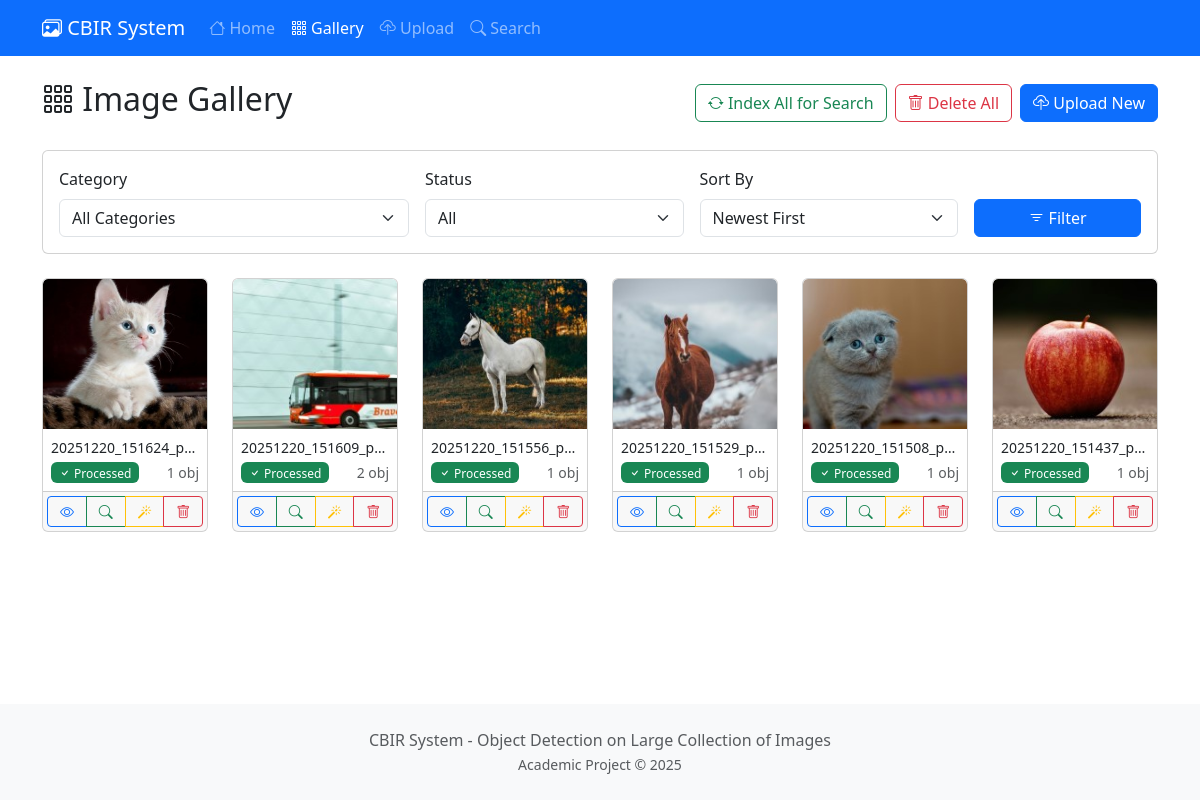
Page /gallery/ on the committed database.
### core/models.py (models this page shows, shortened)
class Image(models.Model):
    file = models.ImageField(upload_to=image_upload_path)
    filename = models.CharField(max_length=255)
    category = models.CharField(max_length=100, null=True, blank=True)
    uploaded_at = models.DateTimeField(auto_now_add=True)
    width = models.IntegerField(default=0)
    height = models.IntegerField(default=0)
    file_size = models.IntegerField(default=0)  # in bytes
    features_extracted = models.BooleanField(default=False)
    feature_vector = models.BinaryField(null=True, blank=True)  # Serialized numpy array
    class Meta:
        ordering = ['-uploaded_at']
    @property
    def image(self):
        return self.file
    @property
    def original_filename(self):
        return self.filename
    @property
    def is_processed(self):
        return self.detected_objects.exists()

### core/views.py (the view)
# urls.py: path('gallery/', views.GalleryView.as_view(), name='gallery'),
class GalleryView(ListView):
    model = Image
    template_name = 'core/gallery.html'
    context_object_name = 'images'
    paginate_by = 20
    def get_queryset(self):
        queryset = Image.objects.all()
        category = self.request.GET.get('category')
        if category:
            queryset = queryset.filter(category=category)
        search = self.request.GET.get('search')
        if search:
            queryset = queryset.filter(filename__icontains=search)
        return queryset
    def get_context_data(self, **kwargs):
        context = super().get_context_data(**kwargs)
        context['categories'] = [(cat, cat.replace('_', ' ').title()) for cat in settings.CATEGORY_LIST]
        context['current_category'] = self.request.GET.get('category', '')
        context['search_query'] = self.request.GET.get('search', '')
        return context

### templates/core/gallery.html (shortened to what this page needs)
{% extends 'core/base.html' %}
{% block content %}
<div class="d-flex justify-content-between align-items-center mb-4">
    <h2><i class="bi bi-grid-3x3-gap"></i> Image Gallery</h2>
    <div class="d-flex gap-2">
        {% if images %}
        <button type="button" class="btn btn-outline-success" onclick="indexAllImages()">
            <i class="bi bi-arrow-repeat"></i> Index All for Search
        </button>
        <button type="button" class="btn btn-outline-danger" onclick="deleteAllImages()">
            <i class="bi bi-trash"></i> Delete All
        </button>
        {% endif %}
        <a href="{% url 'core:upload' %}" class="btn btn-primary">
            <i class="bi bi-cloud-upload"></i> Upload New
        </a>
    </div>
</div>
<div class="card mb-4">
    <div class="card-body">
        <form method="get" class="row g-3">
            <div class="col-md-4">
                <label class="form-label">Category</label>
                <select name="category" class="form-select">
                    <option value="">All Categories</option>
                </select>
            </div>
            <div class="col-md-3">
                <label class="form-label">Status</label>
                <select name="processed" class="form-select">
                    <option value="">All</option>
                </select>
            </div>
            <div class="col-md-3">
                <label class="form-label">Sort By</label>
                <select name="sort" class="form-select">
                    <option value="-uploaded_at" {% if request.GET.sort == '-uploaded_at' %}selected{% endif %}>Newest First</option>
                </select>
            </div>
            <div class="col-md-2 d-flex align-items-end">
                <button type="submit" class="btn btn-primary w-100">
                    <i class="bi bi-filter"></i> Filter
                </button>
            </div>
        </form>
    </div>
</div>
{% if images %}
<div class="row" id="galleryGrid">
    {% for image in images %}
    <div class="col-lg-2 col-md-3 col-sm-4 col-6 mb-4">
        <div class="card h-100 image-card" data-image-id="{{ image.id }}">
            <a href="{% url 'core:image_detail' image.id %}">
                <img src="{{ image.image.url }}" class="card-img-top" alt="{{ image.original_filename }}">
            </a>
            <div class="card-body p-2">
                <p class="card-text small text-truncate mb-1" title="{{ image.original_filename }}">
                    {{ image.original_filename }}
                </p>
                <div class="d-flex justify-content-between align-items-center">
                    {% if image.is_processed %}
                    <span class="badge bg-success"><i class="bi bi-check"></i> Processed</span>
                    {% else %}
                    <span class="badge bg-secondary">Pending</span>
                    {% endif %}
                    <small class="text-muted">{{ image.detected_objects.count }} obj</small>
                </div>
            </div>
            <div class="card-footer p-1">
                <div class="btn-group btn-group-sm w-100">
                    <a href="{% url 'core:image_detail' image.id %}" class="btn btn-outline-primary" title="View">
                        <i class="bi bi-eye"></i>
                    </a>
                    <a href="{% url 'core:search_by_image' image.id %}" class="btn btn-outline-success" title="Find Similar">
                        <i class="bi bi-search"></i>
                    </a>
                    <a href="{% url 'core:transform' image.id %}" class="btn btn-outline-warning" title="Transform">
                        <i class="bi bi-magic"></i>
                    </a>
                    <button type="button" class="btn btn-outline-danger" title="Delete"
                            onclick="deleteImage({{ image.id }}, '{{ image.original_filename }}')">
                        <i class="bi bi-trash"></i>
                    </button>
                </div>
            </div>
        </div>
    </div>
    {% endfor %}
</div>
{% endif %}
{% endblock %}

### templates/core/base.html (shortened to what this page needs)
{% load static %}
<!DOCTYPE html>
<html lang="en">
<head>
    <link href="https://cdn.jsdelivr.net/npm/bootstrap@5.3.2/dist/css/bootstrap.min.css" rel="stylesheet">
    <link href="https://cdn.jsdelivr.net/npm/bootstrap-icons@1.11.1/font/bootstrap-icons.css" rel="stylesheet">
    <link href="{% static 'css/style.css' %}" rel="stylesheet">
</head>
<body>
    <nav class="navbar navbar-expand-lg navbar-dark bg-primary">
        <div class="container">
            <a class="navbar-brand" href="{% url 'core:home' %}">
                <i class="bi bi-images"></i> CBIR System
            </a>
            <div class="collapse navbar-collapse" id="navbarNav">
                <ul class="navbar-nav me-auto">
                    <li class="nav-item">
                        <a class="nav-link {% if request.resolver_match.url_name == 'home' %}active{% endif %}" href="{% url 'core:home' %}">
                            <i class="bi bi-house"></i> Home
                        </a>
                    </li>
                    <li class="nav-item">
                        <a class="nav-link {% if request.resolver_match.url_name == 'gallery' %}active{% endif %}" href="{% url 'core:gallery' %}">
                            <i class="bi bi-grid-3x3-gap"></i> Gallery
                        </a>
                    </li>
                    <li class="nav-item">
                        <a class="nav-link {% if request.resolver_match.url_name == 'upload' %}active{% endif %}" href="{% url 'core:upload' %}">
                            <i class="bi bi-cloud-upload"></i> Upload
                        </a>
                    </li>
                    <li class="nav-item">
                        <a class="nav-link {% if request.resolver_match.url_name == 'search' %}active{% endif %}" href="{% url 'core:search' %}">
                            <i class="bi bi-search"></i> Search
                        </a>
                    </li>
                </ul>
            </div>
        </div>
    </nav>
    <main class="container my-4">
        {% block content %}{% endblock %}
    </main>
    <footer class="bg-light py-4 mt-auto">
        <div class="container text-center">
            <p class="text-muted mb-0">CBIR System - Object Detection on Large Collection of Images</p>
            <small class="text-muted">Academic Project &copy; 2025</small>
        </div>
    </footer>
</body>
</html>

### static/css/style.css (style rules this page uses)
body { min-height: 100vh; display: flex; flex-direction: column; }
main { flex: 1; }
.image-card { transition: all 0.3s ease; overflow: hidden; }
.image-card .card-img-top { height: 150px; object-fit: cover; transition: transform 0.3s ease; }
.badge { font-weight: 500; }

### rows in the picture
Image: image (picture), original_filename "20251220_151624_p…", shows "Processed", detected_objects.count "1"
Image: image (picture), original_filename "20251220_151609_p…", shows "Processed", detected_objects.count "2"
Image: image (picture), original_filename "20251220_151556_p…", shows "Processed", detected_objects.count "1"
Image: image (picture), original_filename "20251220_151529_p…", shows "Processed", detected_objects.count "1"
Image: image (picture), original_filename "20251220_151508_p…", shows "Processed", detected_objects.count "1"
Image: image (picture), original_filename "20251220_151437_p…", shows "Processed", detected_objects.count "1"
